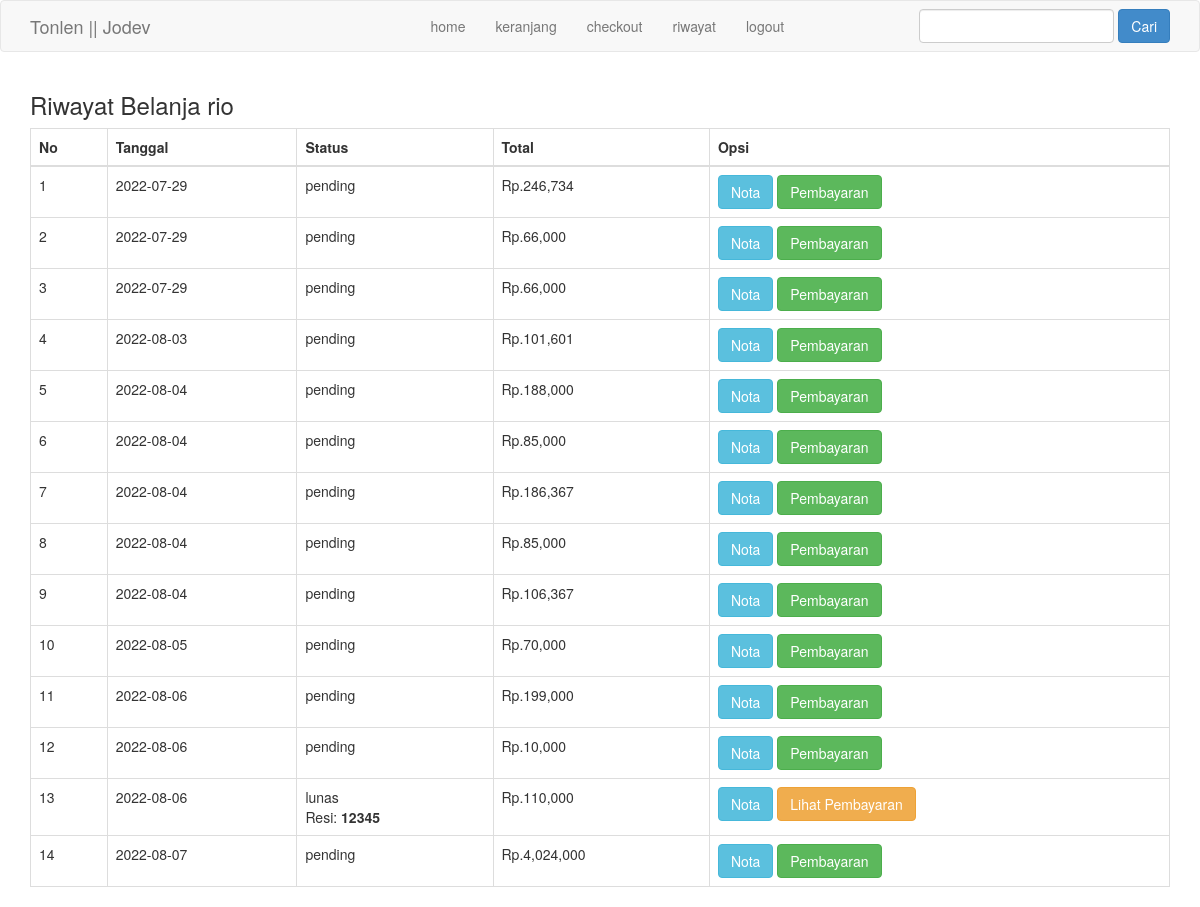
The app's page /riwayat.php (signed in) with its own data.
### tables this page shows
CREATE TABLE `pembelian` (
  `id_pembelian` int(11) NOT NULL,
  `id_pelanggan` int(11) NOT NULL,
  `id_ongkir` int(11) NOT NULL,
  `tanggal_pembelian` date NOT NULL,
  `total_pembelian` int(11) NOT NULL,
  `nama_pulau` varchar(100) NOT NULL,
  `tarif` int(11) NOT NULL,
  `alamat` text NOT NULL,
  `status_pembelian` varchar(100) NOT NULL DEFAULT 'pending',
  `resi_pengiriman` varchar(50) NOT NULL
);

### riwayat.php (the view, shortened to what this page needs)
<?php
include 'admin/db.php';
?>
<!DOCTYPE html>
<html lang="en">
<head>
      <link rel="stylesheet" href="admin/assets/css/bootstrap.css">
    <link rel="stylesheet" href="style.css">
</head>
<body>
    <?php
    include 'menu.php'
    ?>
    <section class="riwayat">
        <div class="container">
            <h3>Riwayat Belanja <?= $_SESSION['pelanggan']['nama_pelanggan'];?></h3>
            <table class="table table-bordered">
                <thead>
                    <tr>
                        <th>No</th>
                        <th>Tanggal</th>
                        <th>Status</th>
                        <th>Total</th>
                        <th>Opsi</th>
                    </tr>
                </thead>
                <tbody>
                    <?php
                    $nomor=1;
                    $id_pelanggan=$_SESSION['pelanggan']['id_pelanggan'];
                    $ambil=mysqli_query($koneksi, "SELECT * FROM pembelian WHERE id_pelanggan='$id_pelanggan' ");
                    while ($pecah = $ambil->fetch_assoc()) {
                    ?>
                    <tr>
                        <td><?= $nomor;?></td>
                        <td><?= $pecah['tanggal_pembelian']; ?></td>
                        <td>
                            <?= $pecah['status_pembelian'];?><br>
                            <?php if(!empty($pecah['resi_pengiriman'])):?>
                                Resi: <strong><?= $pecah['resi_pengiriman'];?></strong>
                            <?php endif ?>
                        </td>
                        <td>Rp.<?= number_format($pecah['total_pembelian']);?></td>
                        <td>
                            <a href="nota.php?id=<?= $pecah['id_pembelian']?>" class="btn btn-info">Nota</a>
                            <?php if($pecah['status_pembelian']=='pending') :?>
                            <a href="pembayaran.php?id=<?= $pecah['id_pembelian']?>" class="btn btn-success">Pembayaran</a>
                            <?php else : ?>
                            <a href="lihatpembayaran.php?id=<?= $pecah['id_pembelian'];?>" class="btn btn-warning">Lihat Pembayaran</a>
                            <?php endif ?>
                        </td>
                    </tr>
                    <?php $nomor++;?>
                    <?php } ?>
                </tbody>
            </table>
        </div>
    </section>
</body>
</html>

### records on screen
pembelian: tanggal_pembelian "2022-07-29", status_pembelian "pending", total_pembelian "246,734"
pembelian: tanggal_pembelian "2022-07-29", status_pembelian "pending", total_pembelian "66,000"
pembelian: tanggal_pembelian "2022-07-29", status_pembelian "pending", total_pembelian "66,000"
pembelian: tanggal_pembelian "2022-08-03", status_pembelian "pending", total_pembelian "101,601"
pembelian: tanggal_pembelian "2022-08-04", status_pembelian "pending", total_pembelian "188,000"
pembelian: tanggal_pembelian "2022-08-04", status_pembelian "pending", total_pembelian "85,000"
pembelian: tanggal_pembelian "2022-08-04", status_pembelian "pending", total_pembelian "186,367"
pembelian: tanggal_pembelian "2022-08-04", status_pembelian "pending", total_pembelian "85,000"
pembelian: tanggal_pembelian "2022-08-04", status_pembelian "pending", total_pembelian "106,367"
pembelian: tanggal_pembelian "2022-08-05", status_pembelian "pending", total_pembelian "70,000"
pembelian: tanggal_pembelian "2022-08-06", status_pembelian "pending", total_pembelian "199,000"
pembelian: tanggal_pembelian "2022-08-06", status_pembelian "pending", total_pembelian "10,000"
pembelian: tanggal_pembelian "2022-08-06", status_pembelian "lunas", resi_pengiriman "12345", total_pembelian "110,000"
pembelian: tanggal_pembelian "2022-08-07", status_pembelian "pending", total_pembelian "4,024,000"

### other values on screen
$_SESSION['pelanggan']['nama_pelanggan'] "rio"
